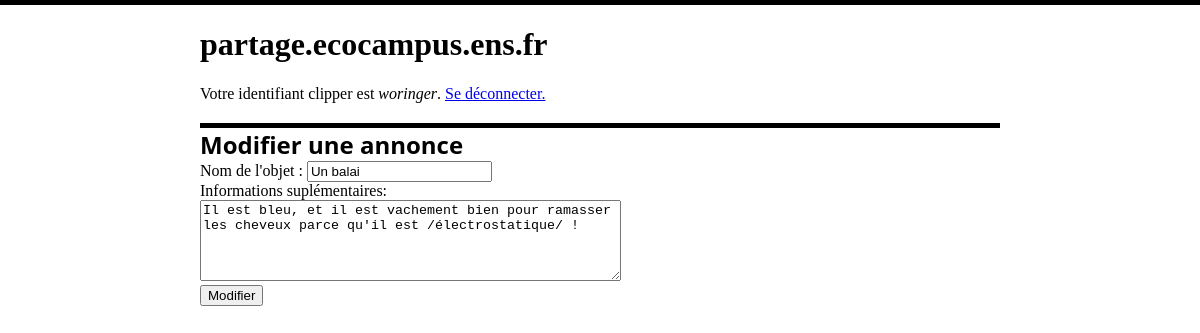
Page /partage/editer/1 (signed in) on the committed database.
### partage_app/models.py (models this page shows, shortened)
class Shareable(models.Model):
    NEED = 'demande'
    OFFER = 'propose'
    CLASS_CHOICES = (
        (NEED, 'demande'),
        (OFFER, 'propose'),
    )
    classe = models.CharField(max_length=10,
                              choices=CLASS_CHOICES,
                              default=NEED)
    name = models.CharField(max_length=200)
    details = models.CharField(max_length=1000)
    added = models.DateTimeField("date d'ajout")
    owner = models.ForeignKey(User)
    location = models.ForeignKey(Location)
    category = models.ForeignKey(Category)

### partage_app/views.py (the view)
# urls.py: url(r'^editer/(?P<obj_id>\d+)$', views.edit, name="edit"),
def edit(request, obj_id):
    obj = get_object_or_404(models.Shareable, id=obj_id)
    if request.method == "POST":
        user = models.User.objects.get(id=request.POST["user"])
        if obj.owner != user: # do checks again
            return HttpResponse("Il semblerait que vous ne soyez pas le propriétaire de l'objet en question...")
        obj.details = request.POST["details"]
        obj.name = request.POST["name"]
        obj.save()
        return HttpResponseRedirect(reverse('partage:index'))
    elif request.method == "GET":
        loc = models.Location.objects.all()
        categories = models.Category.objects.all()
        context = {"locations":loc,
                   "categories":categories,
                   "obj":obj,
                   "owner": str(obj.owner)
                   }
        return render(request, 'partage_app/edit.html', context)

### partage_app/templates/partage_app/edit.html (shortened to what this page needs)
<!DOCTYPE html>
<html>
  <head>
    {% load staticfiles %}
    <link rel="stylesheet" type="text/css" href="{% static 'partage_app/style.css' %}" />
  </head>
  <body>
    <h1> partage.ecocampus.ens.fr </h1>
    {% if user.is_authenticated %}
    <p>Votre identifiant clipper est <em>{{ user.username }}</em>.  <a href="{% url 'partage:logout' %}">Se déconnecter.</a> </p>
    {% if user.username == owner %}
    <h2> Modifier une annonce </h2>
    <form action="{% url 'partage:edit' obj.id %}"  method="post">
      Nom de l'objet :  <input type="text" name="name" value="{{ obj.name }}" required/> <br />
      Informations suplémentaires:<br />
      <textarea name="details" rows="5" cols="50">{{ obj.details }}</textarea><br />
      <input type="submit" value="Modifier" />
    </form>
    {% else %}
    <p> Vous n'êtes pas autorisé.e à modifier cet objet qui appartient à {{ owner }}, il ne vous appartient pas </p>
    {% endif %}
    {% else %}
    <p>
      Bienvenue sur le système de partage d'objet proposé par Écocampus ! <br />
      <a href="{% url 'partage:login' %}">Connectez-vous</a> en utilisant vos identifiants clipper.
    </p>
    {% endif %}
</body>
</html>

### partage_app/static/partage_app/style.css (style rules this page uses)
body { width: 800px; margin:auto; }
html { border-top: 5px solid black; }
h2 { clear: both; margin-bottom:0px; font-family: Sans; border-top: 5px solid black; }

### rows in the picture
Shareable: name "Un balai", details "Il est bleu, et il est vachement bien pour ramasser les cheveux parce qu'il est /électrostatique/ !"

### other values in the picture
{{ user.username }} "woringer"
